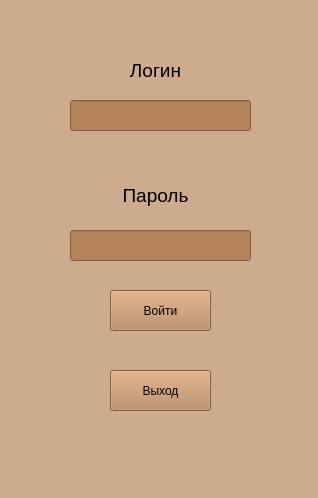
<?xml version="1.0" encoding="UTF-8"?>
<ui version="4.0">
 <class>MainWindow</class>
 <widget class="QMainWindow" name="MainWindow">
  <property name="geometry">
   <rect>
    <x>0</x>
    <y>0</y>
    <width>318</width>
    <height>498</height>
   </rect>
  </property>
  <property name="windowTitle">
   <string>MainWindow</string>
  </property>
  <property name="styleSheet">
   <string notr="true">background-color: rgb(205, 171, 143)</string>
  </property>
  <widget class="QWidget" name="centralwidget">
   <widget class="QLabel" name="label_login">
    <property name="geometry">
     <rect>
      <x>80</x>
      <y>40</y>
      <width>151</width>
      <height>61</height>
     </rect>
    </property>
    <property name="text">
     <string>&lt;html&gt;&lt;head/&gt;&lt;body&gt;&lt;p align=&quot;center&quot;&gt;&lt;span style=&quot; font-size:14pt;&quot;&gt;Логин&lt;/span&gt;&lt;/p&gt;&lt;/body&gt;&lt;/html&gt;</string>
    </property>
   </widget>
   <widget class="QLabel" name="label_password">
    <property name="geometry">
     <rect>
      <x>110</x>
      <y>180</y>
      <width>91</width>
      <height>31</height>
     </rect>
    </property>
    <property name="text">
     <string>&lt;html&gt;&lt;head/&gt;&lt;body&gt;&lt;p align=&quot;center&quot;&gt;&lt;span style=&quot; font-size:14pt;&quot;&gt;Пароль&lt;/span&gt;&lt;/p&gt;&lt;/body&gt;&lt;/html&gt;</string>
    </property>
   </widget>
   <widget class="QLineEdit" name="lineEdit">
    <property name="geometry">
     <rect>
      <x>70</x>
      <y>100</y>
      <width>181</width>
      <height>31</height>
     </rect>
    </property>
    <property name="styleSheet">
     <string notr="true">background-color: rgb(181, 131, 90)</string>
    </property>
    <property name="text">
     <string/>
    </property>
   </widget>
   <widget class="QLineEdit" name="lineEdit_password">
    <property name="geometry">
     <rect>
      <x>70</x>
      <y>230</y>
      <width>181</width>
      <height>31</height>
     </rect>
    </property>
    <property name="styleSheet">
     <string notr="true">background-color: rgb(181, 131, 90)</string>
    </property>
   </widget>
   <widget class="QPushButton" name="btn_auth">
    <property name="geometry">
     <rect>
      <x>110</x>
      <y>290</y>
      <width>101</width>
      <height>41</height>
     </rect>
    </property>
    <property name="styleSheet">
     <string notr="true">background-color: rgb(181, 131, 90)</string>
    </property>
    <property name="text">
     <string>Войти</string>
    </property>
   </widget>
   <widget class="QPushButton" name="btn_exit">
    <property name="geometry">
     <rect>
      <x>110</x>
      <y>370</y>
      <width>101</width>
      <height>41</height>
     </rect>
    </property>
    <property name="styleSheet">
     <string notr="true">background-color: rgb(181, 131, 90)</string>
    </property>
    <property name="text">
     <string>Выход</string>
    </property>
   </widget>
  </widget>
  <widget class="QMenuBar" name="menubar">
   <property name="geometry">
    <rect>
     <x>0</x>
     <y>0</y>
     <width>318</width>
     <height>23</height>
    </rect>
   </property>
  </widget>
  <widget class="QStatusBar" name="statusbar"/>
 </widget>
 <resources/>
 <connections/>
</ui>
